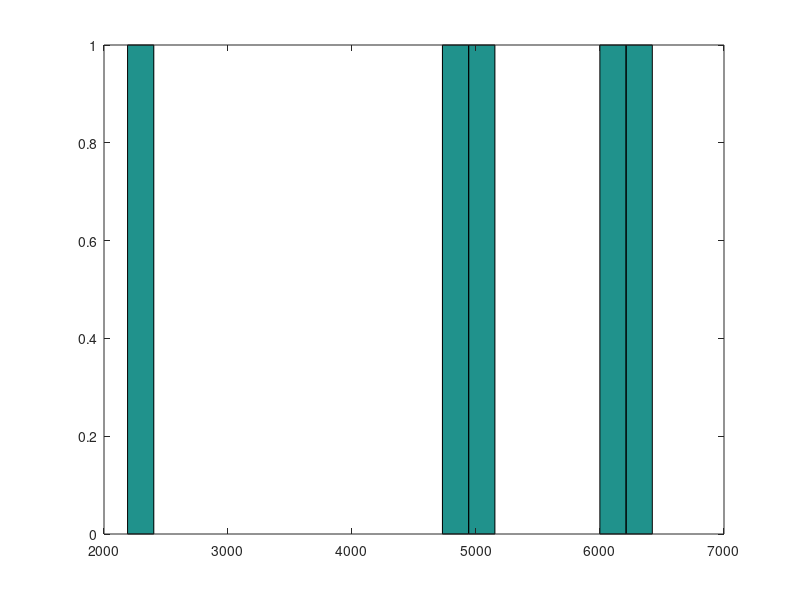

Source code (MATLAB): (Note: this script raises an error after producing the figure.)
%% function [] = RSA_ITI
% Edited code from Maureen, creates jitters for pre-post RSA in RewCon
% experiment
%
% Mean is 4000 ms but range is from 2000ms to 8000 ms -- these are
% hardcoded below and will need to be changed for different studies
%
% MCI 09/01/13

function [] = RSA_ITI

savedir = input('Savedir: ');
trial_no = input('Number of trials: '); % input number of trials in each run

jitflag = 1;
while jitflag == 1
    jitters = exprnd(2000,trial_no,1);
    if max(jitters) < 8000, jitflag = 0; end % ensure all jitters < 10s
end
jitters = jitters + 2000;
jitters = round(jitters);
hist(jitters,20);

ITI = jitters-(mean(jitters)-4000);

save([savedir '/HS3_RSA_task_jitter.mat'],'ITI');

end